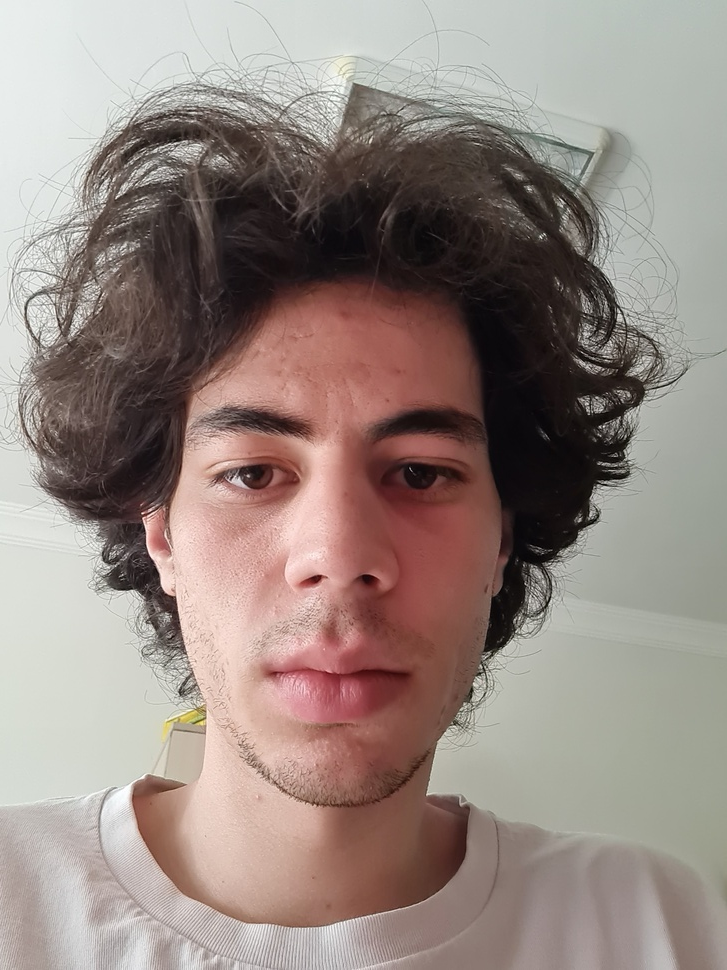
#> input picture ben.jpg, 727 x 970 px, shrunk from 2208 x 2944 before the run
$ python face_detect_img.py ben.jpg
#> lines starting #> are read from the running program, lines starting #| are printed output that depends on the picture; after the words box and inside, x2 and y2 are one past the last pixel; in counts of white or black regions, pixels touching at a corner belong together
import cv2
import sys

# Haar cascade classifier yukle
face_cascade = cv2.CascadeClassifier(
    cv2.data.haarcascades + 'haarcascade_frontalface_default.xml')
eye_cascade = cv2.CascadeClassifier(
    cv2.data.haarcascades + 'haarcascade_eye.xml')

img_path = sys.argv[1]  # dosya yolunu al
img = cv2.imread(img_path)  # dosyayi oku
#> img is the input picture: shape (970, 727, 3); mean B, G, R 129.8, 136.1, 150.2
gray = cv2.cvtColor(img, cv2.COLOR_BGR2GRAY)  # siyah-beyaz yap
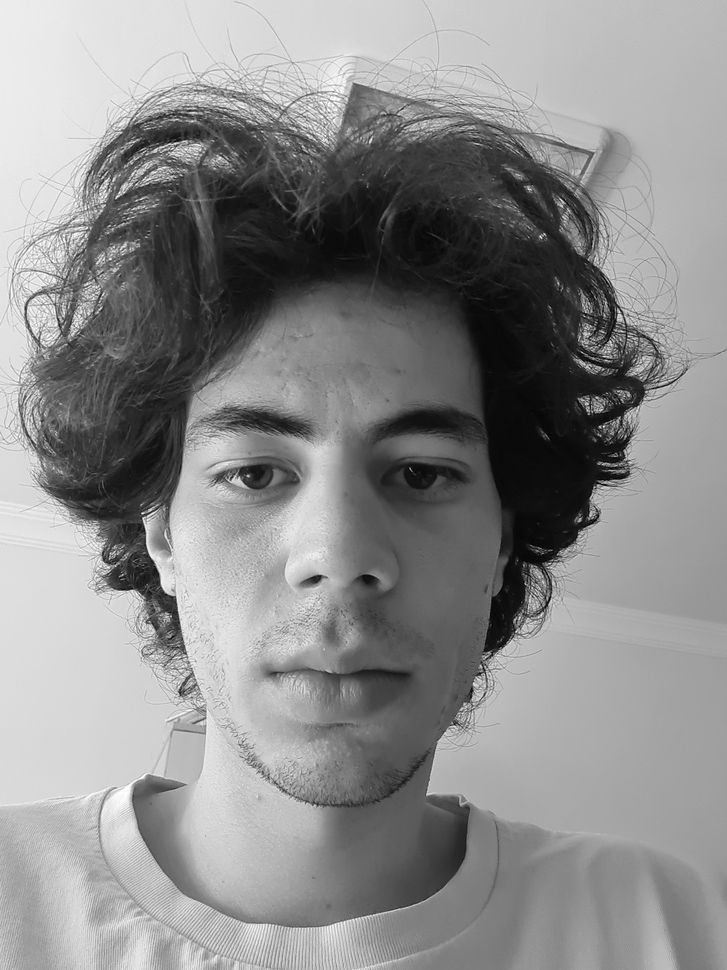
#> gray: shape (970, 727); min 0, max 255, mean 139.6

# yuzleri bul
faces = face_cascade.detectMultiScale(gray, 1.3, 5, minSize=(130, 130))
#> faces = [[101, 288, 479, 479]]

# yuzleri isaretle
for (x, y, w, h) in faces:
    img = cv2.rectangle(img, (x, y), (x+w, y+h), (0, 255, 0), 2)
    roi_gray = gray[y:y+h, x:x+w]
    roi_color = img[y:y+h, x:x+w]
    # gozleri bul
    eyes = eye_cascade.detectMultiScale(roi_gray, minSize=(50, 50))
    # gozleri isaretle
    for (x1, y1, w1, h1) in eyes:
        cv2.rectangle(roi_color, (x1, y1), (x1+w1, y1+h1), (255, 0, 0), 2)
#> this loop made 1 pass
#> (x, y, w, h, eyes) on pass 1: (101, 288, 479, 479, [[104, 134, 108, 108], [267, 144, 95, 95]])
#> pass 1, `img = cv2.rectangle(img, (x, y), (x+w, y+h), (0, 255, 0), 2)`:
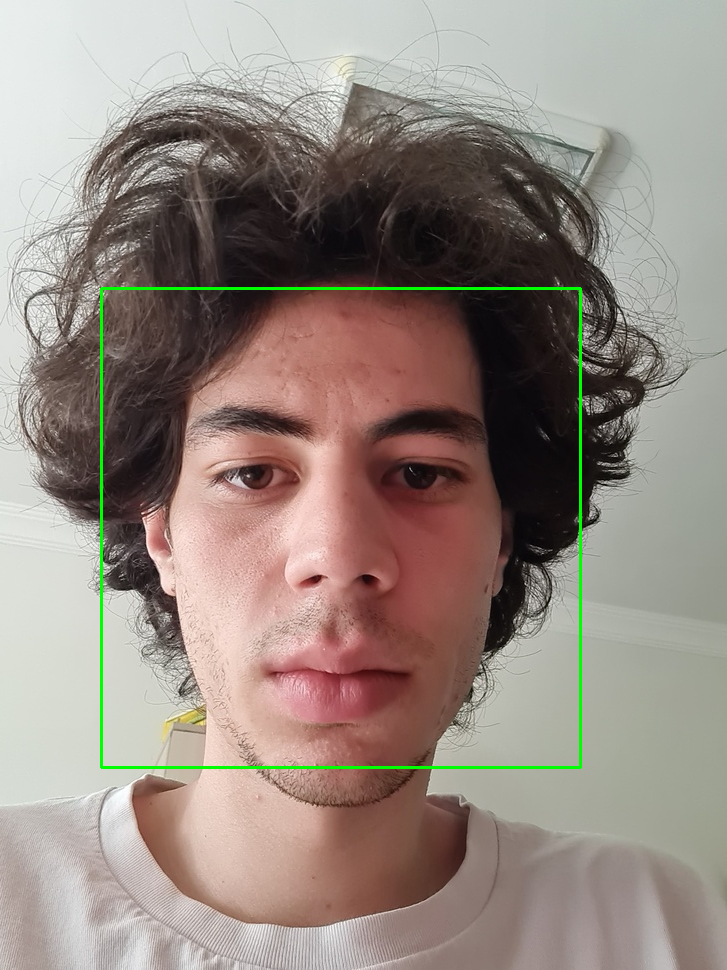
#> img: shape (970, 727, 3); 0.81% of pixels changed, all inside (x1, y1, x2, y2) = (100, 287, 582, 769)
#> pass 1, `roi_gray = gray[y:y+h, x:x+w]`:
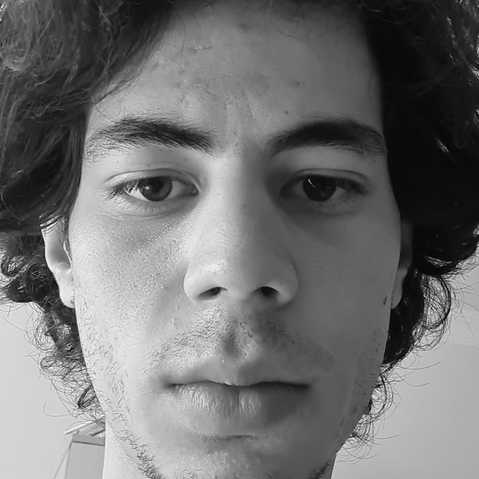
#> roi_gray: shape (479, 479); min 1, max 252, mean 113.5
#> pass 1, `roi_color = img[y:y+h, x:x+w]`:
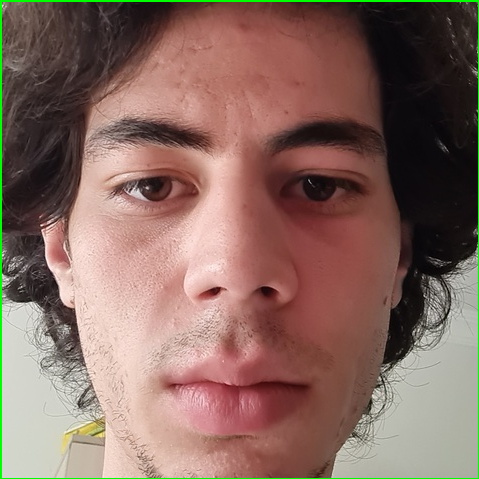
#> roi_color: shape (479, 479, 3); mean B, G, R 97, 106.5, 135.2
#> after the loop:
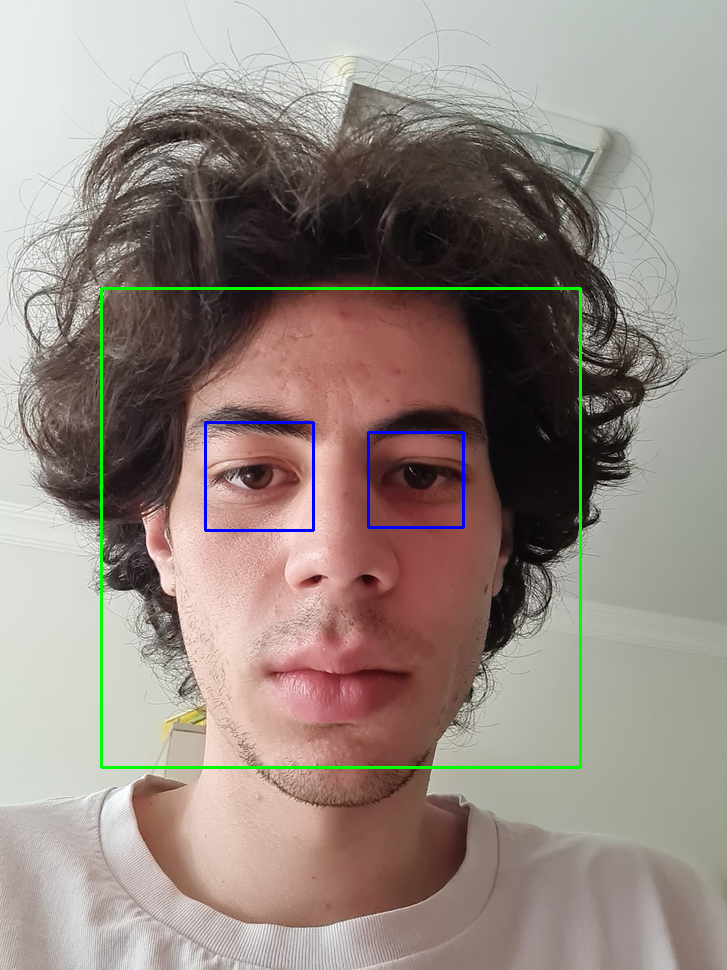
#> img: shape (970, 727, 3); 0.34% of pixels changed, all inside (x1, y1, x2, y2) = (204, 421, 465, 532)
#> after the loop:
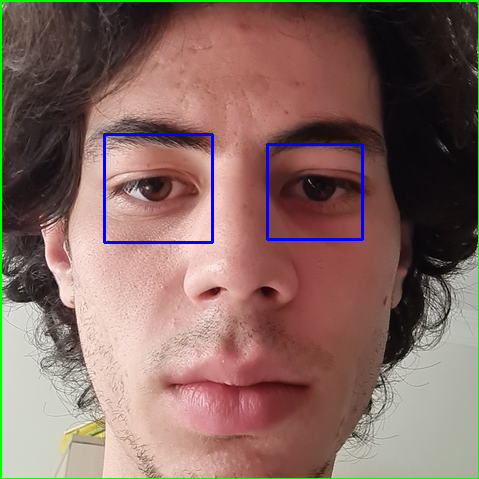
#> roi_color: shape (479, 479, 3); 1.06% of pixels changed, all inside (x1, y1, x2, y2) = (103, 133, 364, 244)

cv2.imshow('img', img)  # ekranda
cv2.imwrite("output_detected.jpg", img)  # kaydet
cv2.waitKey(0)  # tusa basinca cik
cv2.destroyAllWindows()
